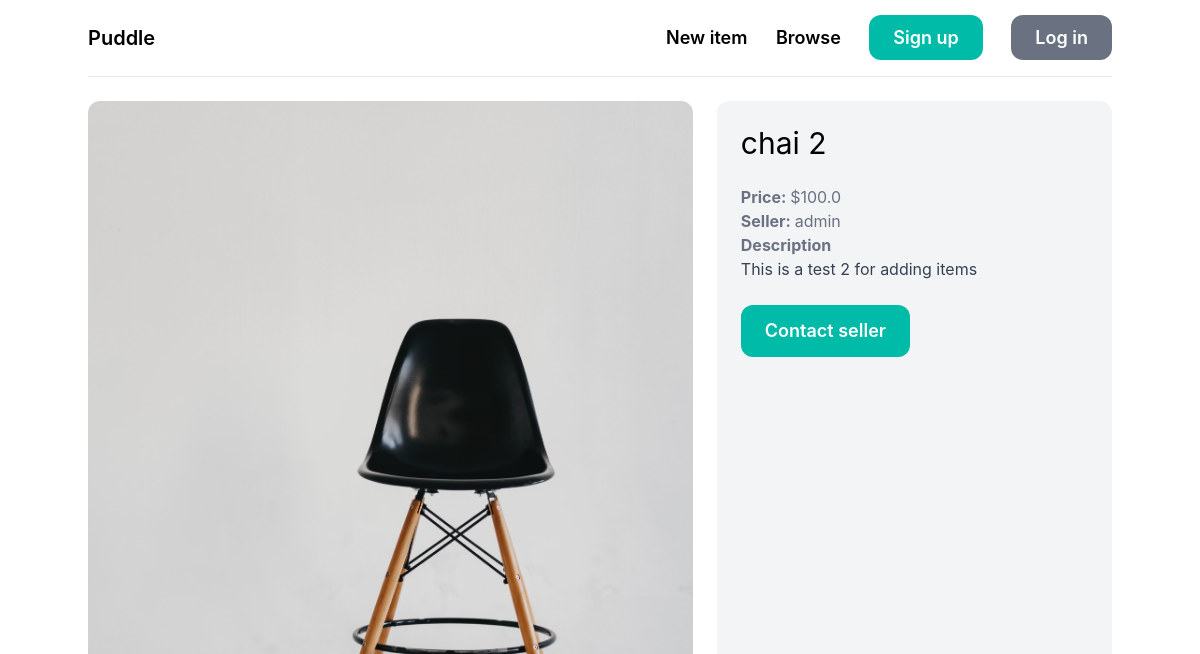
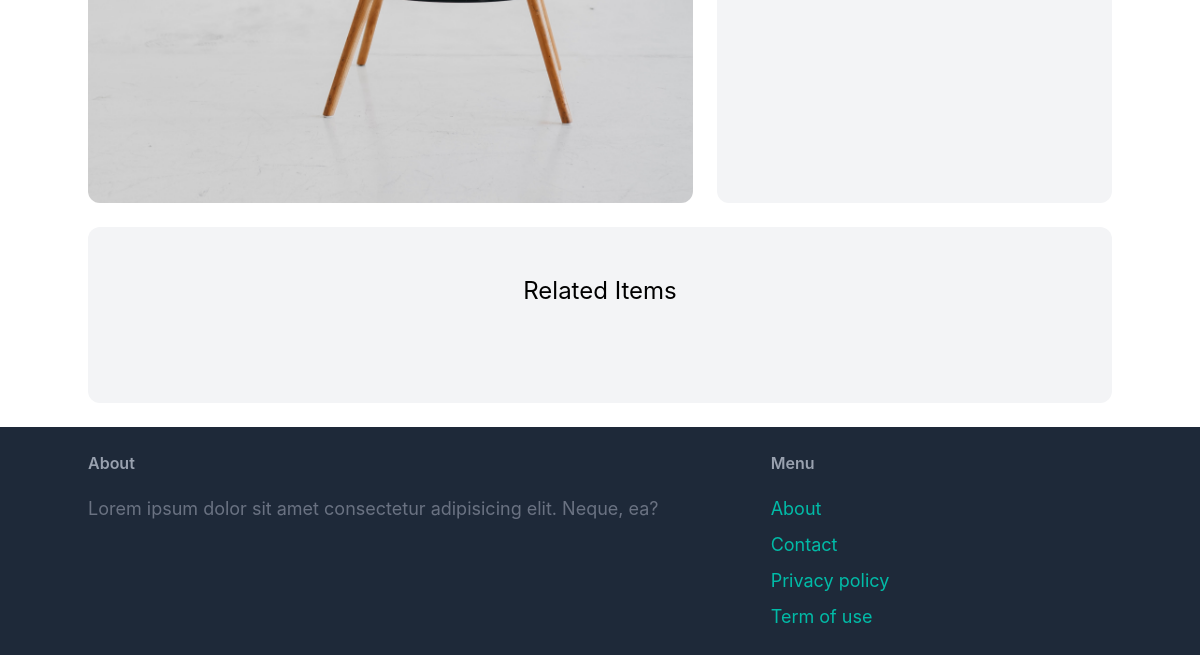
The app's page /detail/5/, older data (2 pictures, top to bottom).
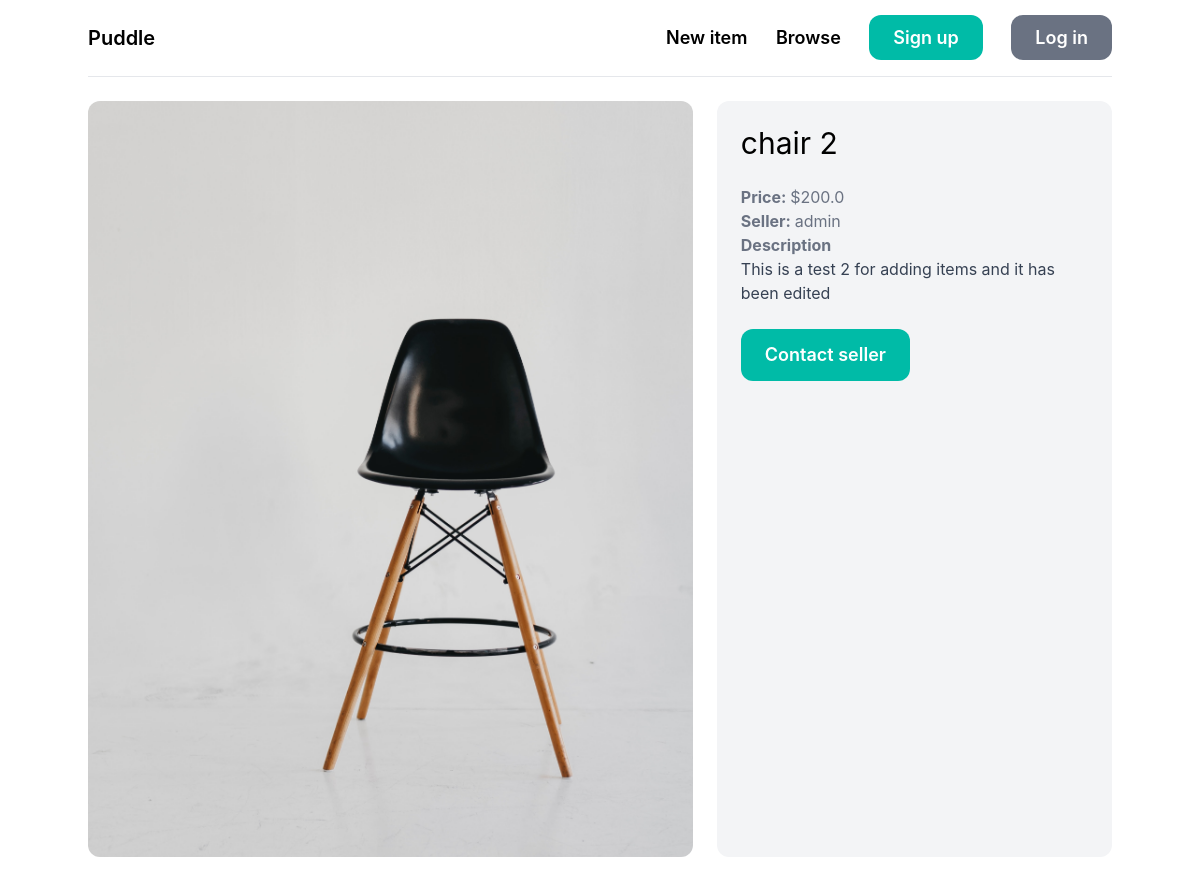
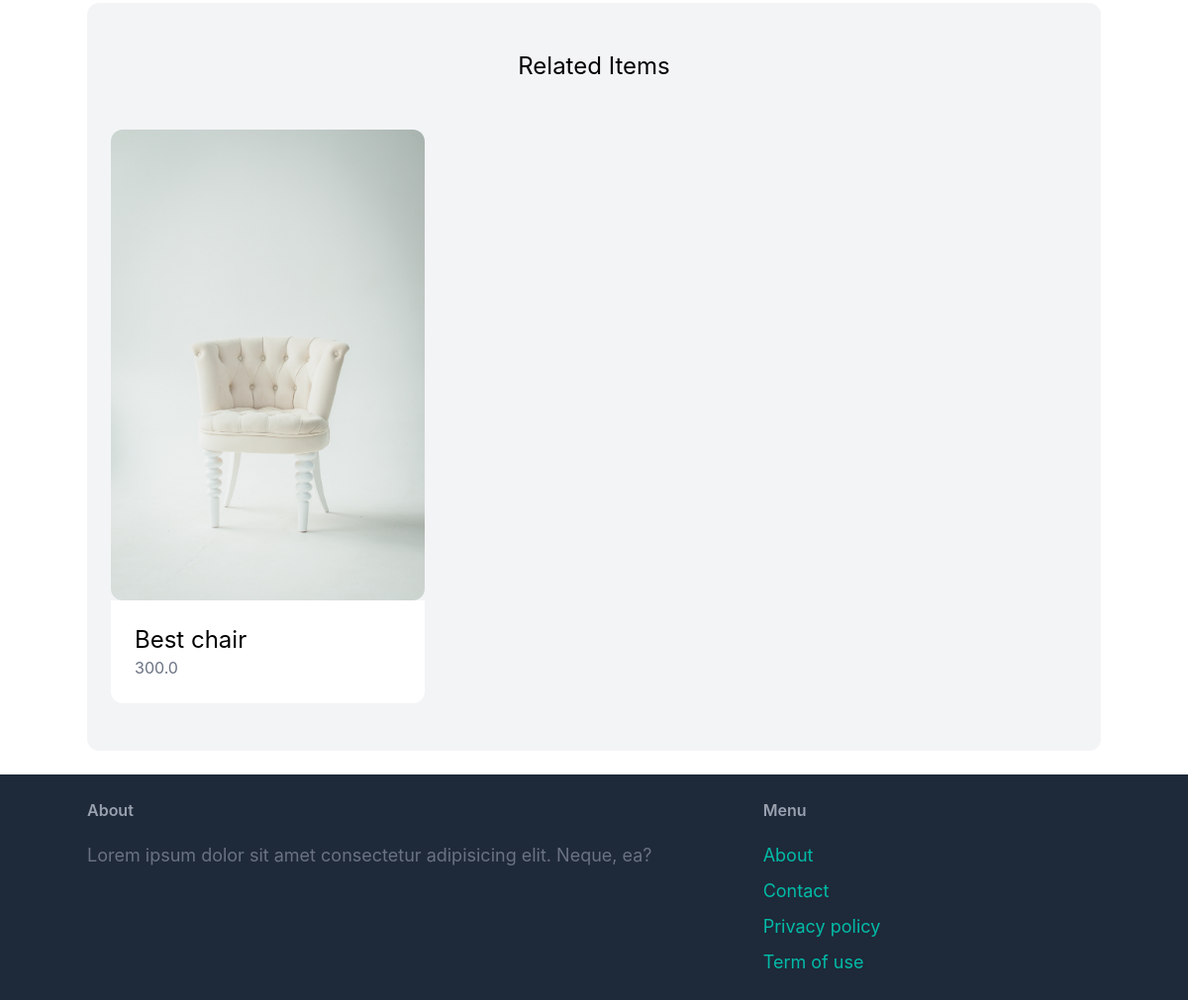
The same page, newer data (2 pictures, top to bottom).
### core/models.py (models this page shows, shortened)
class Item(models.Model):
    category = models.ForeignKey(Category, related_name='items', on_delete=models.CASCADE)
    name = models.CharField(max_length=100)
    description = models.TextField(blank=True, null=True)
    price = models.FloatField()
    image = models.ImageField(upload_to='items_images', blank=True, null=True)
    is_sold = models.BooleanField(default=False)
    created_by = models.ForeignKey(User, related_name='items', on_delete=models.CASCADE)
    created_at = models.DateTimeField(auto_now_add=True)

### core/views.py (the view)
# urls.py: path('detail/<int:pk>/', views.detail, name='detail'),
def detail(request, pk):
    items = get_object_or_404(Item, id=pk)
    related_items = Item.objects.filter(category = items.category, is_sold=False).exclude(id=pk)[0:3]
    context = {"items":items,"related_items":related_items}
    return render(request, 'core/details.html', context)

### templates/core/details.html (shortened to what this page needs)
{% extends 'base.html' %}
{% block content %}
    <div class="grid grid-cols-5 gap-6">
        <div class="col-span-3">
            <img src="{{ items.image.url }}" class="rounded-xl" alt="">
        </div>
        <div class="col-span-2 p-6 bg-gray-100 rounded-xl">
            <h1 class="mb-6 text-3xl">{{ items.name }}</h1>
            <p class="text-gray-500"><strong>Price: </strong>${{ items.price }}</p>
            <p class="text-gray-500"><strong> Seller: </strong>{{ items.created_by.username }}</p>
            {% if items.description %}
                <p class="text-gray-700">
                    <strong class="text-gray-500">Description</strong> <br>
                    {{ items.description }}
                </p>
            {% endif %}
                <a href="" class="inline-block mt-6 px-6 py-3 text-lg font-semibold bg-teal-500 text-white rounded-xl hover:bg-teal-700 transition-all ease-in-out">Contact seller</a>
        </div>
    </div>
    <div class="mt-6 p-6 py-12 bg-gray-100 rounded-xl">
    <h2 class="mb-12 text-2xl text-center">Related Items</h2>
    <div class="grid grid-cols-3 gap-3">
        {% for related_item in related_items %}
        <div>
            <a href="{% url 'detail' related_item.id %}">
                <div>
                    <img src="{{ related_item.image.url }}" class="rounded-xl" alt="">
                </div>
                <div class="p-6 bg-white rounded-b-xl">
                    <h2 class="text-2xl">{{ related_item.name }}</h2>
                    <p class="text-gray-500">{{ related_item.price }}</p>
                </div>
            </a>
        </div>
        {% endfor %}
    </div>
</div>
{% endblock content %}

Row changes from the older to the newer data that the page shows:
changed Item "admin": name "chai 2" → "chair 2"; price "100.0" → "200.0"; description "This is a test 2 for adding items" → "This is a test 2 for adding items and it has been edited"
added Item: image (picture), name "Best chair", price "300.0"
